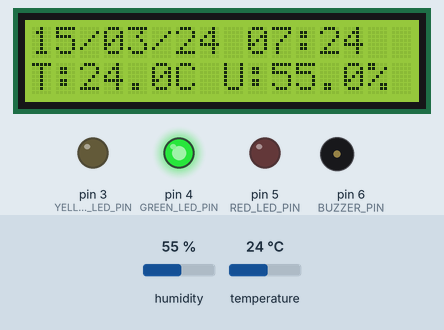
The sketch below on a simulated Arduino Uno, built with avr-gcc and run on an emulated ATmega328P. On the bench: 16×2 character LCD, output pins drawn as LEDs (lit = HIGH), buzzer (waves = sounding). The test bench sets the inputs (shaded band); at power-on: humidity 55 %, temperature 24 °C. The local clock reads 2024-03-15 10:24:30 at power-on unless the sketch sets it; what the sketch prints to the serial monitor is not drawn.

Above: at 4.2 s.
4.3 s: humidity set to 53 %
At 7.3 s:
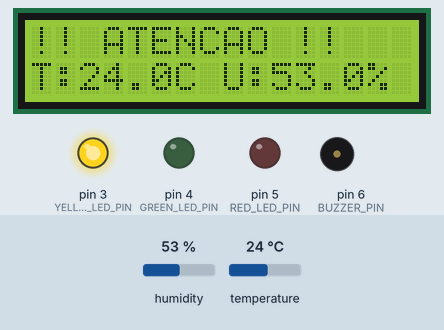
7.7 s: temperature set to 14.5 °C
At 9.9 s:
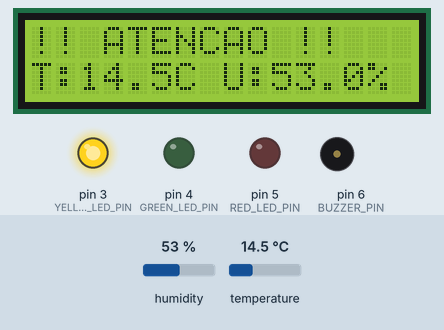
10.9 s: temperature set to 13.2 °C
At 12.4 s:
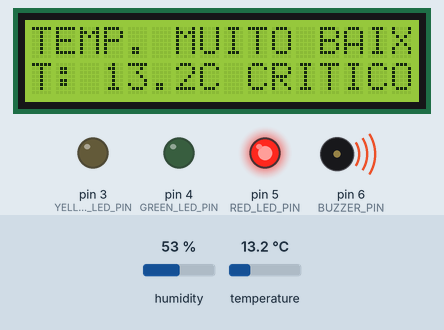
13.7 s: temperature set to 33 °C
At 16.9 s:
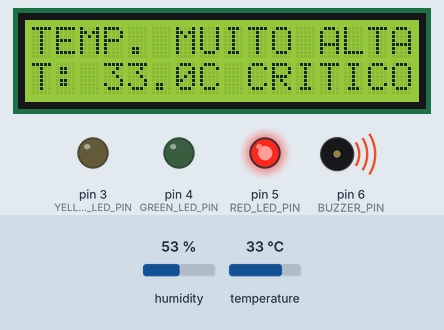
Timing chart, 0 to 18.2 s (numbered marks = the images above; inputs shaded):
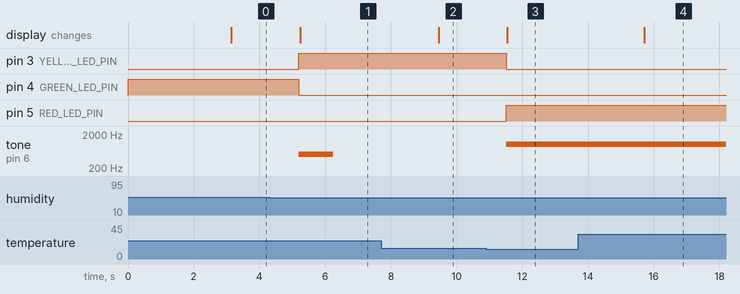

The sketch:

vinharia.ino
```cpp
#include <LiquidCrystal_I2C.h>  // Biblioteca para LCD I2C
#include <RTClib.h>             // Biblioteca para Relógio em Tempo Real
#include <Wire.h>               // Biblioteca para comunicação I2C
#include <EEPROM.h>
#include "DHT.h"

//  Configurações de Opções
#define LOG_OPTION 0     // Opção para LER o log na inicialização (1=Sim, 0=Não)
#define SERIAL_OPTION 1  // Opção de comunicação serial: 0 para desligado, 1 para ligado
#define UTC_OFFSET -3    // Ajuste de fuso horário para UTC-3 (Horário de Brasília)

// Configurações dos Pinos
#define DHTPIN 2         // Pino do sensor DHT
#define RED_LED_PIN 5    // Pino para o LED Vermelho (Alarme)
#define YELLOW_LED_PIN 3 // Pino para o LED Amarelo (Atenção)
#define GREEN_LED_PIN 4  // Pino para o LED Verde (Normal)
#define BUZZER_PIN 6     // Pino para o Buzzer

// Configuração do Sensor
#define DHTTYPE DHT22    // ALTERAR para DHT11
DHT dht(DHTPIN, DHTTYPE);

// Configuração dos Periféricos I2C
LiquidCrystal_I2C lcd(0x27, 16, 2);
RTC_DS1307 RTC;

// Configurações da EEPROM
const int maxRecords = 100;
const int recordSize = 8;
int endAddress = maxRecords * recordSize;
int currentAddress = 0;
int lastLoggedMinute = -1;

// Alarme (Vermelho)
float trigger_t_min = 14.0; // Mínimo de temperatura
float trigger_t_max = 30.0; // Máximo de temperatura
float trigger_u_min = 50.0; // Mínimo de umidade
float trigger_u_max = 85.0; // Máximo de umidade

// Atenção (Amarelo)
// Define uma "zona segura" dentro dos limites.
// Fora dela, mas antes do alarme, o LED amarelo acende.
float warning_t_min = trigger_t_min + 2.0; // Ex: 16.0
float warning_t_max = trigger_t_max - 1.0; // Ex: 29.0
float warning_u_min = trigger_u_min + 5.0; // Ex: 55.0
float warning_u_max = trigger_u_max - 5.0; // Ex: 80.0

// --- Variáveis de Controle de Alarme ---
// 0 = Normal (Verde), 1 = Atenção (Amarelo), 2 = Alarme (Vermelho)
int lastAlarmState = 0;

// Logo
byte wineGlass[8] = {
  B11101,
  B10101,
  B10001,
  B01110,
  B00100,
  B00100,
  B01110,
  B11111
};

void setup() {
  // Configura os pinos dos LEDs e Buzzer como saída
  pinMode(RED_LED_PIN, OUTPUT);
  pinMode(YELLOW_LED_PIN, OUTPUT);
  pinMode(GREEN_LED_PIN, OUTPUT);
  pinMode(BUZZER_PIN, OUTPUT);

  // Começa com o LED Verde ligado (supõe normal) e buzzer desligado
  digitalWrite(RED_LED_PIN, LOW);
  digitalWrite(YELLOW_LED_PIN, LOW);
  digitalWrite(GREEN_LED_PIN, HIGH);
  noTone(BUZZER_PIN);
  lastAlarmState = 0; // Define o estado inicial como Normal

  dht.begin();
  Serial.begin(9600);

  lcd.init();      // Inicialização do LCD
  lcd.backlight(); // Ligando o backlight do LCD

  // Exibe a Tela de Inicialização
  lcd.createChar(0, wineGlass); // Salva o caractere customizado na memória 0
  lcd.clear();
  lcd.setCursor(0, 0);
  lcd.print("Vinheria Agnello");
  lcd.setCursor(7, 1); // Posição central da segunda linha
  lcd.write(byte(0));  // Desenha a taça
  delay(3000);         // Mostra a tela por 3 segundos
  lcd.clear();

  RTC.begin(); // Inicialização do Relógio em Tempo Real
  EEPROM.begin();

  //  Ajuste do Relógio (RTC)
  // ele ajusta o relógio para a data e hora especificadas.
  if (!RTC.isrunning()) {
    Serial.println("RTC não está rodando! Ajustando hora...");
    // Ajusta para 01 de Novembro de 2025, 14:45 (Horário Local UTC-3)
    // O RTC usa UTC, então somamos 3 horas (14:45 + 3h = 17:45)
    // Formato: Ano, Mês, Dia, Hora (UTC), Minuto, Segundo
    RTC.adjust(DateTime(2025, 11, 1, 14, 48, 0));
  }


  // Se a opção de log estiver ativa, imprime o log na inicialização
  if (LOG_OPTION) {
    get_log();
  }
}

void loop() {
  // Leitura de Data e Hora com Fuso
  DateTime now = RTC.now();
  int offsetSeconds = UTC_OFFSET * 3600;
  DateTime adjustedTime = DateTime(now.unixtime() + offsetSeconds);

  // --- Leitura dos Sensores ---
  float humidity = dht.readHumidity();
  float temperature = dht.readTemperature();

  //  Verificação de Falha na Leitura
  if (isnan(humidity) || isnan(temperature)) {
    if (SERIAL_OPTION) {
      Serial.println("Falha ao ler o sensor DHT!");
    }
    lcd.clear();
    lcd.setCursor(0, 0);
    lcd.print("Falha no Sensor");
    lcd.setCursor(0, 1);
    lcd.print("Verificar DHT22!"); // ALTERADO para DHT22

    // Aciona o alarme de falha (Pisca Vermelho e bipa)
    digitalWrite(GREEN_LED_PIN, LOW);
    digitalWrite(YELLOW_LED_PIN, LOW);
    digitalWrite(RED_LED_PIN, HIGH);
    tone(BUZZER_PIN, 1000);
    delay(500);
    digitalWrite(RED_LED_PIN, LOW);
    noTone(BUZZER_PIN);
    delay(500);
    return; // Pula o resto do loop e tenta de novo
  }

  //  Atualiza os Alarmes (LEDs/Buzzer)
  updateAlarms(temperature, humidity);

  //  Lógica de Log (1 vez por minuto)
  if (adjustedTime.minute() != lastLoggedMinute) {
    lastLoggedMinute = adjustedTime.minute();

    // Verificar se os valores estão FORA dos triggers de ALARME (Vermelho)
    if (temperature < trigger_t_min || temperature > trigger_t_max || humidity < trigger_u_min || humidity > trigger_u_max) {

      // Converter valores para int para armazenamento
      int tempInt = (int)(temperature * 100);
      int humiInt = (int)(humidity * 100);

      // Escrever dados na EEPROM
      // Usamos now.unixtime() (tempo UTC puro) para o log, para ser consistente
      EEPROM.put(currentAddress, now.unixtime());
      EEPROM.put(currentAddress + 4, tempInt);
      EEPROM.put(currentAddress + 6, humiInt);

      // Atualiza o endereço para o próximo registro
      getNextAddress();
    }
  }

  // Comunicação Serial
  if (SERIAL_OPTION) {
    Serial.print(adjustedTime.day());
    Serial.print("/");
    Serial.print(adjustedTime.month());
    Serial.print("/");
    Serial.print(adjustedTime.year());
    Serial.print(" ");
    Serial.print(adjustedTime.hour() < 10 ? "0" : "");
    Serial.print(adjustedTime.hour());
    Serial.print(":");
    Serial.print(adjustedTime.minute() < 10 ? "0" : "");
    Serial.print(adjustedTime.minute());
    Serial.print(":");
    Serial.print(adjustedTime.second() < 10 ? "0" : "");
    Serial.print(adjustedTime.second());
    Serial.print(" | T: ");
    Serial.print(temperature);
    Serial.print("C | U: ");
    Serial.print(humidity);
    Serial.println("%");
  }

  //  Display LCD

  if (lastAlarmState == 2) {
      // ESTADO CRÍTICO (Vermelho) - Estático (não alterna)

      lcd.clear(); // Limpa o LCD

      // Determina a frase crítica e o valor
      bool tempHigh = temperature > trigger_t_max;
      bool tempLow = temperature < trigger_t_min;
      bool humiHigh = humidity > trigger_u_max;
      bool humiLow = humidity < trigger_u_min;

      String criticalPhrase = "ALARME! Verif.";
      String criticalValueLine = "";

      if (tempHigh) {
          criticalPhrase = "TEMP. MUITO ALTA";
          criticalValueLine = "T: " + String(temperature, 1) + "C CRITICO";
      } else if (tempLow) {
          criticalPhrase = "TEMP. MUITO BAIXA";
          criticalValueLine = "T: " + String(temperature, 1) + "C CRITICO";
      } else if (humiHigh) {
          criticalPhrase = "UMIDADE ALTA!";
          criticalValueLine = "U: " + String(humidity, 1) + "% CRITICO";
      } else if (humiLow) {
          criticalPhrase = "UMIDADE BAIXA!";
          criticalValueLine = "U: " + String(humidity, 1) + "% CRITICO";
      } else {
          criticalPhrase = "ALERTA MAXIMO";
          criticalValueLine = "Verifique os limites";
      }

      // Imprime a frase na Linha 0 (sobrescrevendo a data/hora)
      lcd.setCursor(0, 0);
      lcd.print(criticalPhrase);
      // Limpa o resto da linha 0
      for(int i = criticalPhrase.length(); i < 16; i++) {
        lcd.print(" ");
      }

      // Imprime o valor na Linha 1
      lcd.setCursor(0, 1);
      lcd.print(criticalValueLine);
      // Limpa o resto da linha 1
      for(int i = criticalValueLine.length(); i < 16; i++) {
        lcd.print(" ");
      }

  } else if (lastAlarmState == 1) {
      // ATENÇÃO (Amarelo) - Substitui data/hora por "ATENÇÃO!"

      // Linha 0: Mensagem de ATENÇÃO
      lcd.setCursor(0, 0);
      lcd.print("!! ATENCAO !!");
      lcd.print("     "); // Limpa o resto da linha

      // Linha 1: T e U (Sem status extra)
      lcd.setCursor(0, 1);
      lcd.print("T:");
      lcd.print(temperature, 1);
      lcd.print("C U:");
      lcd.print(humidity, 1);
      lcd.print("%             "); // IMPRESSÃO LIMPA, SEM STATUS EXTRA "ATENCAO"

  } else {
      // NORMAL (Verde) - Mostra Data/Hora/T/U (Sem status extra)

      // Linha 0: Data e Hora
      lcd.setCursor(0, 0);
      lcd.print(adjustedTime.day() < 10 ? "0" : "");
      lcd.print(adjustedTime.day());
      lcd.print("/");
      lcd.print(adjustedTime.month() < 10 ? "0" : "");
      lcd.print(adjustedTime.month());
      lcd.print("/");
      lcd.print(String(adjustedTime.year()).substring(2)); // Mostra só 2 dígitos do ano
      lcd.print(" ");
      lcd.print(adjustedTime.hour() < 10 ? "0" : "");
      lcd.print(adjustedTime.hour());
      lcd.print(":");
      lcd.print(adjustedTime.minute() < 10 ? "0" : "");
      lcd.print(adjustedTime.minute());
      lcd.print("  "); // Limpa o final da linha

      // Linha 1: T e U (Sem status extra)
      lcd.setCursor(0, 1);
      lcd.print("T:");
      lcd.print(temperature, 1);
      lcd.print("C U:");
      lcd.print(humidity, 1);
      lcd.print("%             "); // IMPRESSÃO LIMPA, SEM STATUS EXTRA "OK"
  }

  delay(1000); // Aguarda 1 segundo antes de repetir o loop
}


void updateAlarms(float t, float h) {
  int currentAlarmState;

  // 1. Determina o estado atual
  // Condição de ALARME (Vermelho)
  if (t < trigger_t_min || t > trigger_t_max || h < trigger_u_min || h > trigger_u_max) {
    currentAlarmState = 2; // Estado 2 = Vermelho
  }
  // Condição NORMAL (Verde)
  else if (t >= warning_t_min && t <= warning_t_max && h >= warning_u_min && h <= warning_u_max) {
    currentAlarmState = 0; // Estado 0 = Verde
  }
  // Condição de ATENÇÃO (Amarelo)
  else {
    currentAlarmState = 1; // Estado 1 = Amarelo
  }

  // 2. Atua com base no estado atual e no estado anterior
  switch (currentAlarmState) {
    case 0: // NORMAL (Verde)
      digitalWrite(GREEN_LED_PIN, HIGH);
      digitalWrite(YELLOW_LED_PIN, LOW);
      digitalWrite(RED_LED_PIN, LOW);
      noTone(BUZZER_PIN);
      break;

    case 1: // ATENÇÃO (Amarelo)
      digitalWrite(GREEN_LED_PIN, LOW);
      digitalWrite(YELLOW_LED_PIN, HIGH);
      digitalWrite(RED_LED_PIN, LOW);

      // Se ACABOU de entrar no estado Amarelo (vindo do Verde)
      if (lastAlarmState == 0) {
        tone(BUZZER_PIN, 500); // Bipa para chamar a atenção
      } else {
        // Se já estava em Amarelo (ou vindo do Vermelho), fica em silêncio.
        // O bip de 1 seg é garantido pelo delay(1000) no loop principal.
        noTone(BUZZER_PIN);
      }
      break;

    case 2: // ALARME (Vermelho)
      digitalWrite(GREEN_LED_PIN, LOW);
      digitalWrite(YELLOW_LED_PIN, LOW);
      digitalWrite(RED_LED_PIN, HIGH);
      tone(BUZZER_PIN, 1000); // Buzzer contínuo
      break;
  }

  // Salva o estado atual para a próxima verificação
  lastAlarmState = currentAlarmState;
}


// Funções Auxiliares

void getNextAddress() {
  currentAddress += recordSize;
  if (currentAddress >= endAddress) {
    currentAddress = 0; // Volta para o começo (log circular)
  }
}

void get_log() {
  Serial.println("--- Log Armazenado na EEPROM ---");
  Serial.println("Timestamp (UTC)\t\tTemp (C)\tUmid (%)");

  // CORREÇÃO: 'startAddress' não estava definido, substituído por 0
  for (int address = 0; address < endAddress; address += recordSize) {
    long timeStamp;
    int tempInt, humiInt;

    EEPROM.get(address, timeStamp);
    EEPROM.get(address + 4, tempInt);
    EEPROM.get(address + 6, humiInt);

    float temperature = tempInt / 100.0;
    float humidity = humiInt / 100.0;

    // 0xFFFFFFFF é o valor de bytes vazios na EEPROM
    if (timeStamp != 0xFFFFFFFF && timeStamp != 0) {
      DateTime dt = DateTime(timeStamp);
      Serial.print(dt.timestamp(DateTime::TIMESTAMP_FULL)); // Formato ISO 8601
      Serial.print("\t");
      Serial.print(temperature);
      Serial.print("\t\t");
      Serial.print(humidity);
      Serial.println();
    }
  }
  Serial.println("--- Fim do Log ---");
}
```

Measured:
- the behaviour switches between 55 and 54 % on humidity (found by bisection; images 0 and 1)
- the behaviour switches between 14 and 13.9 °C on temperature (found by bisection; images 2 and 3)
- after the input at 4.3 s, pin 3 (YELLOW_LED_PIN): LOW → HIGH after 0.90 s; pin 4 (GREEN_LED_PIN): HIGH → LOW after 0.90 s; tone on pin 6 (BUZZER_PIN): silent → 500 Hz after 0.90 s, → silent 1.0 s later; the display: changes after 0.95 s (image 1)
- after the input at 7.7 s, the display: changes after 1.8 s (image 2)
- after the input at 10.9 s, pin 3 (YELLOW_LED_PIN): HIGH → LOW after 0.61 s; pin 5 (RED_LED_PIN): LOW → HIGH after 0.61 s; tone on pin 6 (BUZZER_PIN): silent → 1000 Hz after 0.61 s; the display: changes after 0.65 s (image 3)
- after the input at 13.7 s, the display: changes after 2.0 s (image 4)
